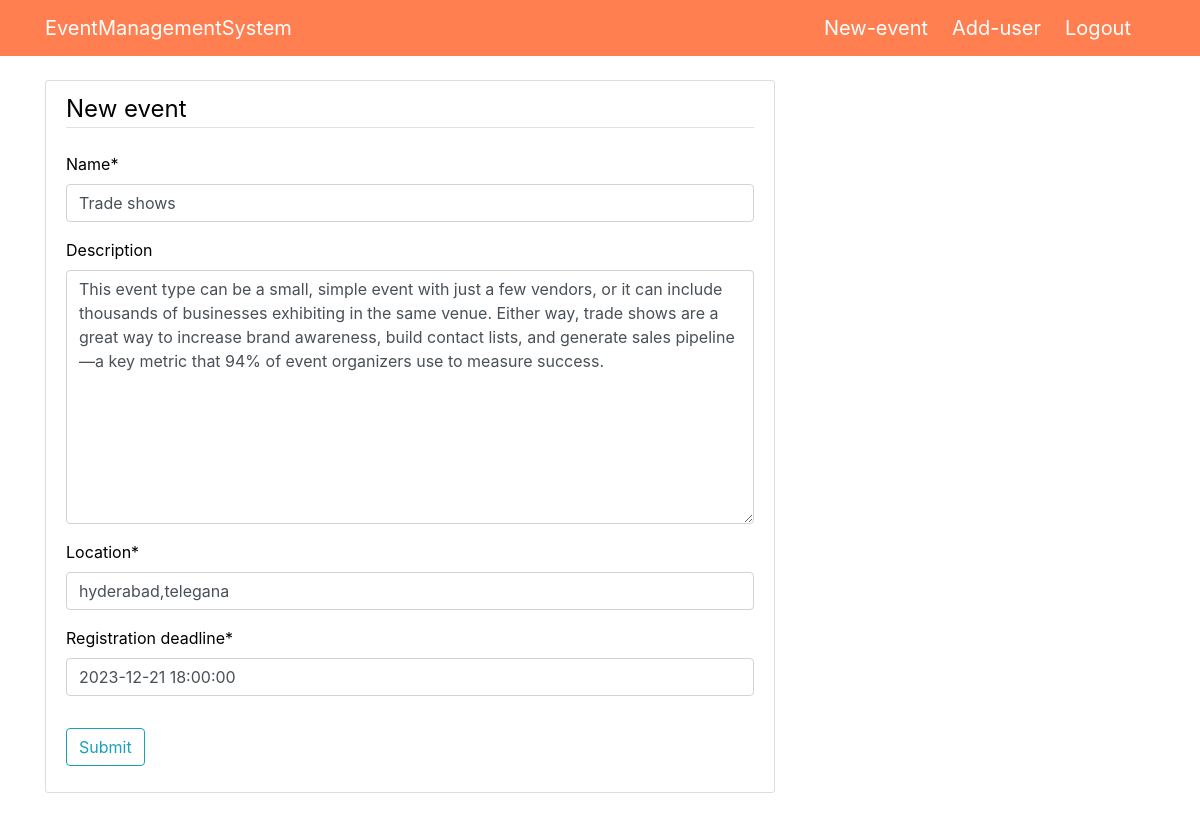
The page /2/update/ (signed in) on the database its author committed.
### Events/models.py (models this page shows, shortened)
class Event(models.Model):
    name = models.CharField(max_length=200)
    description = models.TextField(null=True, blank=True)
    start_date = models.DateTimeField(null=True)
    end_date = models.DateTimeField(null=True)
    registration_deadline = models.DateTimeField(null=True)
    updated = models.DateTimeField(auto_now=True)
    location = models.CharField(null=True,max_length=100)
    participant = models.ManyToManyField(RegisteredUser,blank=True)
    class Meta:
        ordering = ['-end_date']

### Events/views.py (the view)
# urls.py: path('<int:pk>/update/', AdminEventUpdateView.as_view(), name='event-update'),
class AdminEventUpdateView(LoginRequiredMixin,UpdateView):
    model = Event
    fields = ['name', 'description','location','registration_deadline' ]
    success_url = reverse_lazy('event-index')

### Events/templates/Events/Event_form.html (shortened to what this page needs)
{% extends "Events/main.html" %}
{% load crispy_forms_tags %}
{% block content %}
    <div class="content-section">
        <form method="POST">
            <fieldset class="form-group">
                <legend class="border-bottom mb-4">New event</legend>
                {{ form|crispy }}
            </fieldset>
            <div class="form-group">
                <button class="btn btn-outline-info" type="submit">Submit</button>
            </div>
        </form>
    </div>
{% endblock content %}

### Events/static/Events/main.css (style rules this page uses)
body { background: white; color: black; margin-top: 5rem; }
.content-section { background: #ffffff; padding: 10px 20px; border: 1px solid #dddddd; border-radius: 3px; margin-bottom: 20px; }

### rows shown on the page
Event: name "Trade shows", description "This event type can be a small, simple event with just a few vendors, or it can include thousands of businesses exhibiting in the same venue. Either way, trade shows are a great way to increase brand awareness, build contact lists, and generate sales pipeline—a key metric that 94% of event organizers use to measure success.", location "hyderabad,telegana", registration_deadline "2023-12-21 18:00:00"
